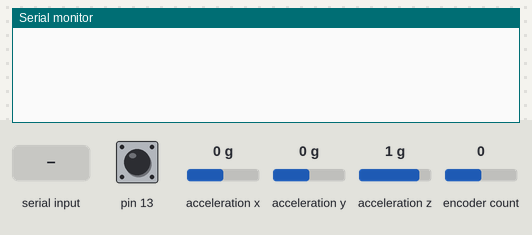
Simulated run of this sketch. Board: Arduino Uno, built with avr-gcc and run on an emulated ATmega328P. Parts: the last lines printed to the serial monitor. The test bench sets the inputs (shaded band); at power-on: acceleration x 0 g, encoder count 0, pin 13 HIGH, acceleration y 0 g, acceleration z 1 g.

Above: at 1.3 s.
1.4 s: "GO\n" received over Serial
At 2.0 s:
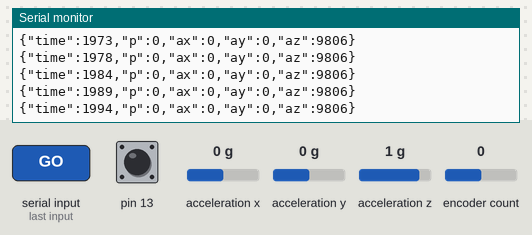
2.9 s: acceleration x set to -1.4 g
At 3.7 s:
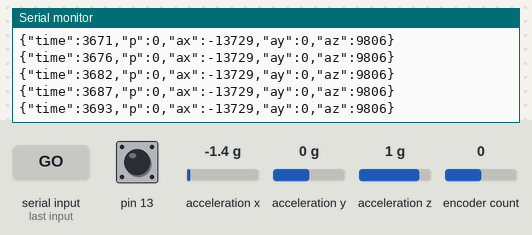
4.4 s: encoder count set to 1
At 5.4 s:
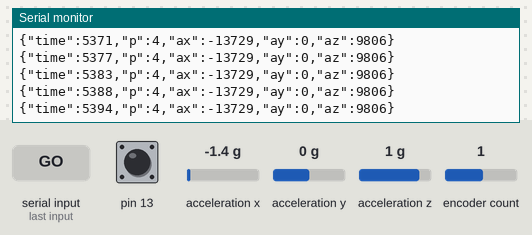
Timing chart, 0 to 7.4 s (numbered marks = the images above; inputs shaded):
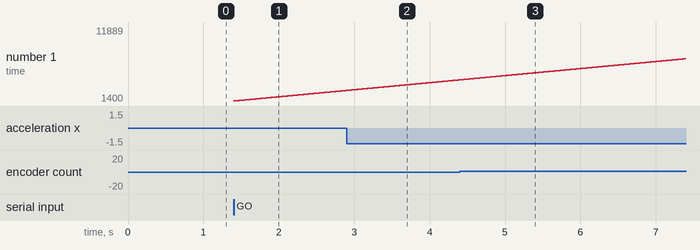

Measured:
- after the input at 1.4 s, the serial monitor: prints a new line at once (image 1)

The sketch:

sensor_read.ino
```cpp
#include <Wire.h>
#include <Adafruit_Sensor.h>
#include <Adafruit_ADXL345_U.h>
#include <ArduinoJson.h>

/* Assign a unique ID to this sensor at the same time */
Adafruit_ADXL345_Unified accel = Adafruit_ADXL345_Unified(12345);

#include <Encoder.h>

// Change these two numbers to the pins connected to your encoder.
//   Best Performance: both pins have interrupt capability
//   Good Performance: only the first pin has interrupt capability
//   Low Performance:  neither pin has interrupt capability
Encoder myEnc(2, 3);
//   avoid using pins with LEDs attached

String inputString = "";
bool stringComplete = false;

void setup() {
  Serial.begin(115200);
  pinMode(13, INPUT_PULLUP);
  accel.setRange(ADXL345_RANGE_16_G);
  accel.begin();
  delay(100);
}

void serialEvent() {
  while (Serial.available()) {
    // get the new byte:
    char inChar = (char)Serial.read();
    // add it to the inputString:
    inputString += inChar;
    // if the incoming character is a newline, set a flag so the main loop can
    // do something about it:
    if (inChar == '\n') {
      stringComplete = true;
    }
  }
}

void loop() {

  if (!digitalRead(13)) {
    myEnc.write(1000);
  }
  if (stringComplete) {
    if (inputString.substring(0, 2) == "GO") {
      long newPosition = myEnc.read();
      /* Get a new sensor event */
      sensors_event_t event;
      accel.getEvent(&event);
      // Create a JSON object
      StaticJsonDocument<200> doc;
      doc["time"] = millis();
      doc["p"] = newPosition;
      doc["ax"] = int(event.acceleration.x * 1000);
      doc["ay"] = int(event.acceleration.y * 1000);
      doc["az"] = int(event.acceleration.z * 1000);

      // Serialize JSON to Serial
      serializeJson(doc, Serial);
      Serial.println();
    }
  }
}
```
